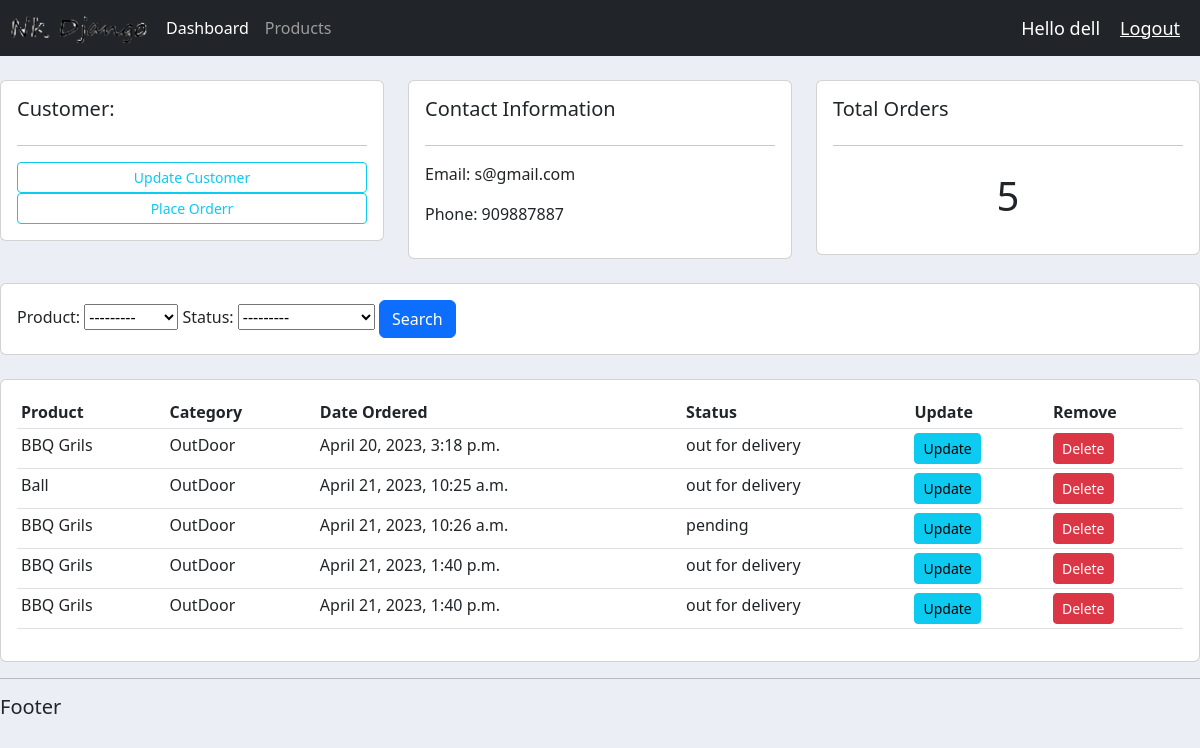
Screenshot of /cust/1/ (signed in) with the database file from the repository.
### accounts/models.py (models this page shows, shortened)
class customer(models.Model):
    user = models.OneToOneField(User , null=True , blank=True, on_delete=models.CASCADE)
    name = models.CharField(max_length=250 , null=True)
    phone = models.CharField(max_length=250 , null=True)
    email = models.CharField(max_length=250 , null=True)
    profile_pic = models.ImageField(default= 'Profile-Avatar.png',null=True , blank=True)
    date_created = models.DateTimeField(auto_now_add=True , null=True)

class order(models.Model):
    STATUS = (
        ('pending' , 'pending'),
        ('out for delivery' , 'out for delivery'),
        ('Delivered' , 'Delivered'),
    )
    customer = models.ForeignKey(customer , null=True , on_delete=models.SET_NULL)
    product = models.ForeignKey(product , null=True , on_delete=models.SET_NULL)
    date_created = models.DateTimeField(auto_now_add=True, null=True)
    status = models.CharField(max_length=250 , null=True , choices=STATUS)

class product(models.Model):
    CATEGORY = (
        ('Indoor' , 'Indoor'),
        ('OutDoor' , 'OutDoor'),
    )
    name = models.CharField(max_length=250 , null=True)
    price = models.FloatField(null=True)
    category = models.CharField(max_length=250 , null=True , choices=CATEGORY)
    description = models.CharField(max_length=250 , null=True , blank = True)
    date_created = models.DateTimeField(auto_now_add=True , null=True)
    tag = models.ManyToManyField(tag)
    def __str__(self):
        return self.name

### accounts/decorators.py (the view)
        def wrapper_func(request , *args , **kwargs):
            group = None
            if request.user.groups.exists():
                group = request.user.groups.all()[0].name
            if group in allowed_roles:
                return view_func(request , *args , **kwargs)
            else:
                 return HttpResponse("You are not authorised to view this page")

### accounts/views.py (called while the page is built)
@login_required(login_url='login')
@allowed_users(allowed_roles=['admin'])
def cust(request , pk_test):
    cutomer = customer.objects.get(id=pk_test)
    orders = cutomer.order_set.all()
    order_count = orders.count()
    myFilter = OrderFilter(request.GET , queryset=orders)
    orders = myFilter.qs
    context = {'cutomer': cutomer , 'orders':orders ,'order_count':order_count , 'myFilter':myFilter}
    return render(request , 'accounts/customers.html',context)

### accounts/templates/accounts/customers.html
{% extends 'accounts/main.html'%}
{% load static %}
{% block content %}
	<br>
<div class="row">
	<div class="col-md">
		<div class="card card-body">
			<h5>Customer:</h5>
			<hr>
			<a class="btn btn-outline-info btn-sm btn-block" href="">Update Customer</a>
			<a class="btn btn-outline-info btn-sm btn-block" href="{% url 'create_order' cutomer.id %}">Place Orderr</a>
		</div>
	</div>
	<div class="col-md">
		<div class="card card-body">
			<h5>Contact Information</h5>
			<hr>
			<p>Email: {{cutomer.email}}</p>
			<p>Phone: {{cutomer.phone}}</p>
		</div>
	</div>
	<div class="col-md">
		<div class="card card-body">
			<h5>Total Orders</h5>
			<hr>
			<h1 style="text-align: center;padding: 10px">{{order_count}}</h1>
		</div>
	</div>
</div>
<br>
<div class="row">
	<div class="col">
		<div class="card card-body">
			<form method="get">
			{{myFilter.form}}
		    <button class="btn btn-primary" type="submit">Search</button>
		  </form>
		</div>
	</div>
</div>
<br>
<div class="row">
	<div class="col-md">
		<div class="card card-body">
			<table class="table table-sm">
				<tr>
					<th>Product</th>
					<th>Category</th>
					<th>Date Ordered</th>
					<th>Status</th>
					<th>Update</th>
					<th>Remove</th>
				</tr>
				{% for order in orders %}
				<tr>
					<td>{{order.product}}</td>
					<td>{{order.product.category}}</td>
					<td>{{order.date_created}}</td>
					<td>{{order.status}}</td>
					<td><a class="btn btn-sm btn-info" href="{% url 'update_order' order.id %}">Update</a></td>
					<td><a class="btn btn-sm btn-danger" href="{% url 'delete_order' order.id %}">Delete</a></td>
				</tr>
				{% endfor %}
			</table>
		</div>
	</div>
</div>
{% endblock %}

### accounts/templates/accounts/navbar.html (shortened to what this page needs)
{% load static %}
<link rel="stylesheet", type="text/css" href=" {% static '/css/main.css' %}">
<nav class="navbar navbar-expand-lg navbar-dark bg-dark">
  <img src="{% static 'images/logos.png' %}">
  <div class="collapse navbar-collapse" id="navbarNavAltMarkup">
    <div class="navbar-nav">
      {% if request.user.is_staff %}
        <a class="nav-item nav-link active" href="{% url 'home' %}">Dashboard </a>
        <a class="nav-item nav-link"  href="{% url 'products' %}">Products</a>
      {% else %}
        <a class="nav-item nav-link active" >Account</a>
      {%endif%}
    </div>
  </div>
  <span class="user_name" id="'hello-msg">Hello {{request.user}}</span>
  <span ><a  class="user_name" href="{% url 'logout' %}">Logout</a></span>
</nav>

### static/css/main.css (style rules this page uses)
body { background-color: #ebeff5; }

### accounts/templates/accounts/navbar.html (style rules this page uses)
.user_name { font-size: 18px; color: #fff; margin-right: 20px; }

### rows the page displays
customer: email "s@gmail.com", phone "909887887"
order: product "BBQ Grils", product.category "OutDoor", date_created "April 20, 2023, 3:18 p.m.", status "out for delivery"
order: product "Ball", product.category "OutDoor", date_created "April 21, 2023, 10:25 a.m.", status "out for delivery"
order: product "BBQ Grils", product.category "OutDoor", date_created "April 21, 2023, 10:26 a.m.", status "pending"
order: product "BBQ Grils", product.category "OutDoor", date_created "April 21, 2023, 1:40 p.m.", status "out for delivery"
order: product "BBQ Grils", product.category "OutDoor", date_created "April 21, 2023, 1:40 p.m.", status "out for delivery"

### other values shown
{{ request.user }} "dell"
{{ order_count }} "5"
